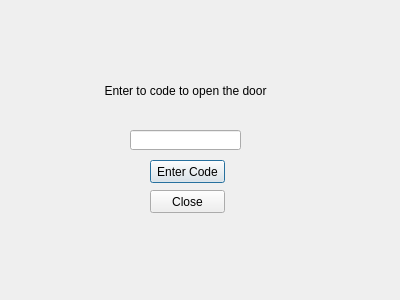
<?xml version="1.0" encoding="UTF-8"?>
<ui version="4.0">
 <class>FinalDoor</class>
 <widget class="QDialog" name="FinalDoor">
  <property name="geometry">
   <rect>
    <x>0</x>
    <y>0</y>
    <width>400</width>
    <height>300</height>
   </rect>
  </property>
  <property name="windowTitle">
   <string>Dialog</string>
  </property>
  <widget class="QPushButton" name="Button">
   <property name="geometry">
    <rect>
     <x>150</x>
     <y>160</y>
     <width>75</width>
     <height>23</height>
    </rect>
   </property>
   <property name="text">
    <string>Enter Code</string>
   </property>
  </widget>
  <widget class="QLineEdit" name="Input">
   <property name="geometry">
    <rect>
     <x>130</x>
     <y>130</y>
     <width>111</width>
     <height>20</height>
    </rect>
   </property>
  </widget>
  <widget class="QPushButton" name="CloseButton">
   <property name="geometry">
    <rect>
     <x>150</x>
     <y>190</y>
     <width>75</width>
     <height>23</height>
    </rect>
   </property>
   <property name="text">
    <string>Close</string>
   </property>
  </widget>
  <widget class="QLabel" name="Output">
   <property name="geometry">
    <rect>
     <x>90</x>
     <y>70</y>
     <width>191</width>
     <height>41</height>
    </rect>
   </property>
   <property name="text">
    <string>Enter to code to open the door</string>
   </property>
   <property name="alignment">
    <set>Qt::AlignCenter</set>
   </property>
  </widget>
 </widget>
 <resources/>
 <connections/>
</ui>
